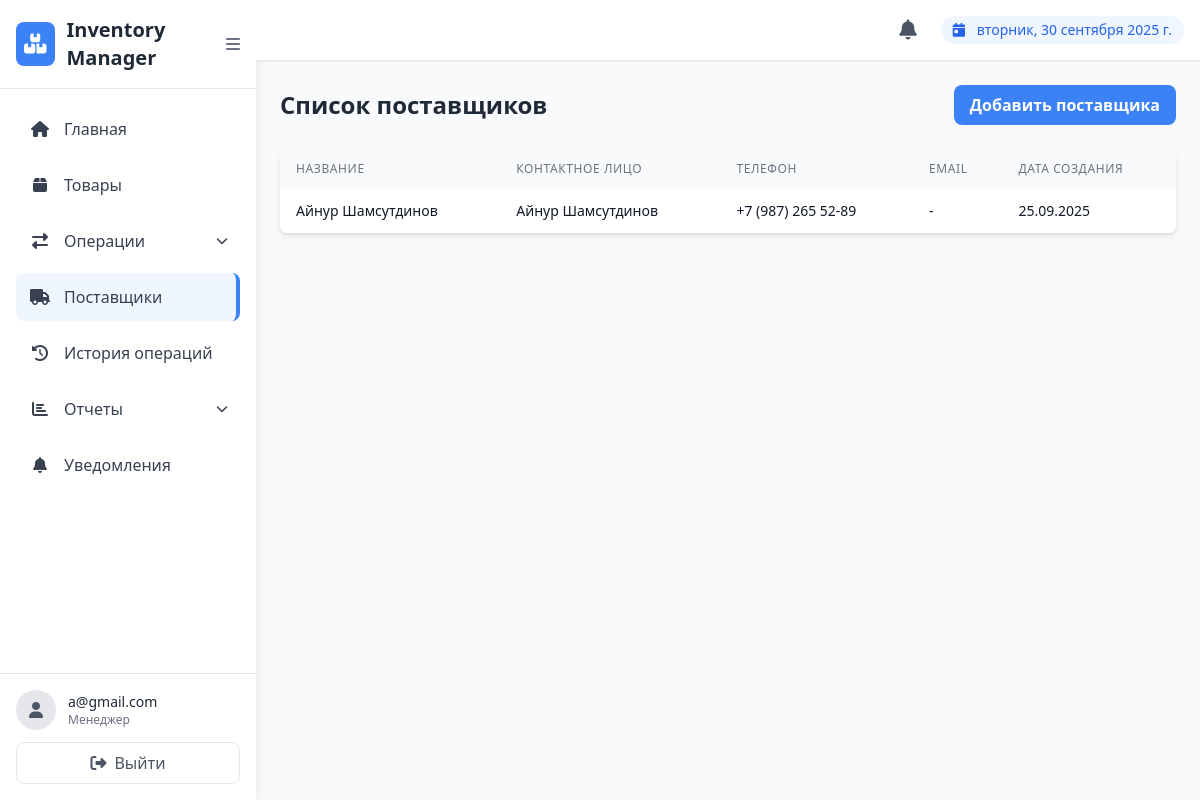
/products/suppliers/ (signed in), run on an earlier commit of the app's database.
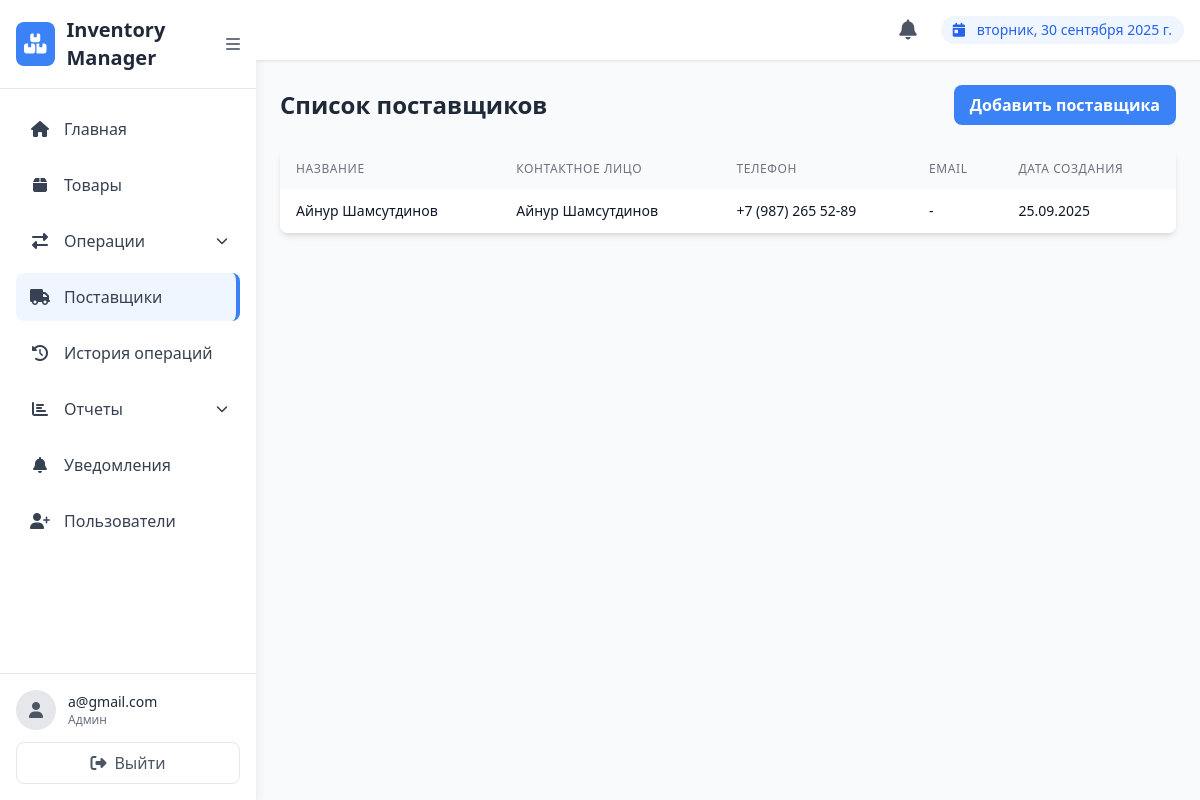
And on a later commit of the database.
### users/models.py (models this page shows, shortened)
class CustomUser(AbstractUser):
    ROLE_CHOICES = [
        ('admin', 'Админ'),
        ('manager', 'Менеджер'),
        ('viewer', 'Наблюдатель'),
    ]
    role = models.CharField(
        max_length=20,
        choices=ROLE_CHOICES,
        default='manager',
        verbose_name='Role'
    )
    email = models.EmailField(unique=True, verbose_name='Email')
    USERNAME_FIELD = 'email'
    REQUIRED_FIELDS = ['username']
    class Meta:
        verbose_name = 'Пользователь'
        verbose_name_plural = 'Пользователи'

### products/views.py (the view)
# urls.py: path('suppliers/', views.supplier_list, name='supplier_list'),
@login_required
@user_passes_test(is_admin_or_manager)
def supplier_list(request):
    suppliers = Supplier.objects.all().order_by('name')
    return render(request, 'products/supplier_list.html', {'suppliers': suppliers})

### products/views.py (called while the page is built)
def is_admin_or_manager(user):
    return user.is_authenticated and user.role in ['admin', 'manager']

### products/templates/products/supplier_list.html (shortened to what this page needs)
{% extends "users/base.html" %}
{% block content %}
<div>
    <div class="flex justify-between items-center mb-6">
        <h2 class="text-2xl font-bold text-gray-800">Список поставщиков</h2>
        <a href="{% url 'products:supplier_create' %}" class="bg-blue-500 hover:bg-blue-600 text-white font-bold py-2 px-4 rounded-lg transition duration-200">
            Добавить поставщика
        </a>
    </div>
    <div class="bg-white rounded-lg shadow-md overflow-hidden">
        <table class="min-w-full">
            <thead class="bg-gray-50">
                <tr>
                    <th class="py-3 px-4 text-left text-xs font-medium text-gray-500 uppercase tracking-wider">Название</th>
                    <th class="py-3 px-4 text-left text-xs font-medium text-gray-500 uppercase tracking-wider">Контактное лицо</th>
                    <th class="py-3 px-4 text-left text-xs font-medium text-gray-500 uppercase tracking-wider">Телефон</th>
                    <th class="py-3 px-4 text-left text-xs font-medium text-gray-500 uppercase tracking-wider">Email</th>
                    <th class="py-3 px-4 text-left text-xs font-medium text-gray-500 uppercase tracking-wider">Дата создания</th>
                </tr>
            </thead>
            <tbody class="bg-white divide-y divide-gray-200">
                {% for supplier in suppliers %}
                <tr class="hover:bg-gray-50 transition duration-150">
                    <td class="py-3 px-4 whitespace-nowrap">
                        <div class="text-sm font-medium text-gray-900">{{ supplier.name }}</div>
                    </td>
                    <td class="py-3 px-4 whitespace-nowrap">
                        <div class="text-sm text-gray-900">{{ supplier.contact_person|default:"-" }}</div>
                    </td>
                    <td class="py-3 px-4 whitespace-nowrap">
                        <div class="text-sm text-gray-900">{{ supplier.phone|default:"-" }}</div>
                    </td>
                    <td class="py-3 px-4 whitespace-nowrap">
                        <div class="text-sm text-gray-900">{{ supplier.email|default:"-" }}</div>
                    </td>
                    <td class="py-3 px-4 whitespace-nowrap">
                        <div class="text-sm text-gray-900">{{ supplier.created_at|date:"d.m.Y" }}</div>
                    </td>
                </tr>
                {% empty %}
                <tr>
                    <td colspan="5" class="py-8 px-4 text-center">
                        <div class="text-gray-500 text-lg">Поставщики не найдены</div>
                    </td>
                </tr>
                {% endfor %}
            </tbody>
        </table>
    </div>
</div>
{% endblock %}

### users/templates/users/base.html (shortened to what the changed rows need)
<!DOCTYPE html>
<html lang="ru">
<head>
    <script src="https://cdn.tailwindcss.com"></script>
    <link rel="stylesheet" href="https://cdnjs.cloudflare.com/ajax/libs/font-awesome/6.4.0/css/all.min.css">
</head>
<body class="bg-gray-50 flex h-screen">
    <div class="sidebar bg-white shadow-lg w-64 flex flex-col">
        <div class="p-4 border-b border-gray-200 flex items-center justify-between">
            <div class="flex items-center">
                <h1 class="text-xl font-bold text-gray-800 ml-3">Inventory Manager</h1>
            </div>
        </div>
        <nav class="flex-1 p-4">
            <ul class="space-y-2">
                {% if user.role == 'admin' %}
                <li>
                    <a href="{% url 'users:register' %}" class="flex items-center p-3 text-gray-700 rounded-lg hover:bg-blue-50 hover:text-blue-600 transition duration-200">
                        <i class="fas fa-user-plus w-6 text-center"></i>
                        <span class="nav-text ml-3 font-medium">Пользователи</span>
                    </a>
                </li>
                {% endif %}
            </ul>
        </nav>
        <div class="p-4 border-t border-gray-200">
            <div class="flex items-center">
                <div class="ml-3">
                   {% if user.is_authenticated %}
  <p class="text-sm font-medium text-gray-800">{{ user.get_full_name|default:user.email }}</p>
{% else %}
  <p class="text-sm font-medium text-gray-800">Guest</p>
{% endif %}
                    <p class="text-xs text-gray-500">{{ user.get_role_display }}</p>
                </div>
            </div>
        </div>
    </div>
    <div class="content-area flex-1 flex flex-col overflow-hidden">
        <main class="flex-1 overflow-y-auto p-6">
            {% block content %}
            {% endblock %}
        </main>
    </div>
</body>
</html>

What changed in the data, as far as the page shows it:
changed CustomUser "a@gmail.com": role "Менеджер" → "Админ"
Also different on the page:
text now shown: "Пользователи"
